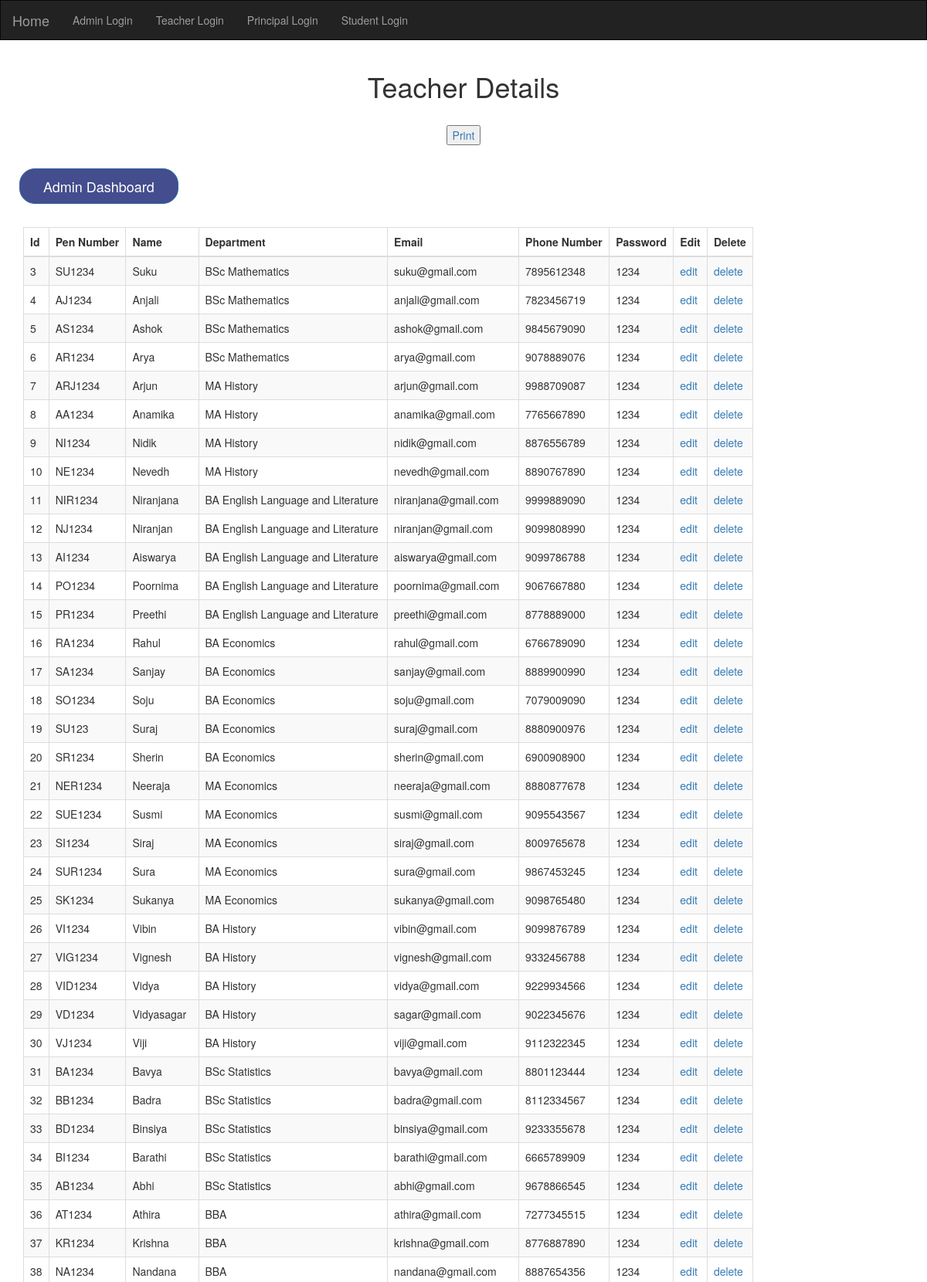
The app's page /viewadmin.php?view_admin=view_admin (signed in, upper part) with its own data.
### tables this page shows
CREATE TABLE `teacher_reg` (
  `id` int(11) NOT NULL,
  `pen_number` varchar(50) NOT NULL,
  `name` varchar(25) NOT NULL,
  `department` varchar(50) NOT NULL,
  `password` varchar(25) NOT NULL,
  `email` varchar(25) NOT NULL,
  `phone` varchar(25) NOT NULL
);

### viewadmin.php (the view, shortened to what this page needs)
<?php
 if(!isset($_SESSION['name'])) {
    header("location: login.php");
    }
 else {
?>
<?php include("header.php"); ?>
<?php
if(isset($_GET['view_admin'])) {
 ?>
<html>
	<head>
			</head>
    <div class="container-fluid">
          <h1 class="h1_index text-center">Teacher Details</h1>
		  <br><center>
  <a href="tch_details_print.php" target="_blank">
<input type="button" class="" value="Print">
</a>
</center>
<br>
		    <a class="a_color" href="admin.php"><button type="button" class="btn btn-primary btn-lg">Admin Dashboard</button></a>
		   <br><br>
        <div class="col-sm-10">
		<table class="table table-striped table-bordered">
   <thead>
      <tr>
        <th>Id</th>
        <th>Pen Number</th>
        <th>Name</th>
		<th>Department</th>
		<th>Email</th>
    <th>Phone Number</th>
    <th>Password</th>
		<th>Edit</th>
		<th>Delete</th>
      </tr>
    </thead>
    <tbody>
<?php
$con = mysqli_connect('localhost','root','','attendance');
$sql="SELECT * FROM `teacher_reg` ";
$record = mysqli_query($con,$sql);
while($post=mysqli_fetch_assoc($record)) {
   ?>
      <tr>
        <td><?php echo $post['id']; ?></td>
        <td><?php echo $post['pen_number']; ?></td>
        <td><?php echo $post['name']; ?></td>
        <td><?php echo $post['department']; ?></td>
		<td><?php echo $post['email']; ?></td>
		<td><?php echo $post['phone']; ?></td>
    <td><?php echo $post['password']; ?></td>
		<td><a href="editadmin.php?edit=<?php echo $post['id']; ?>">edit</a></td>
		<td><a href="deleteadmin.php?delete=<?php echo $post['id']; ?>">delete</a></td>
      </tr>
<?php } ?>
     </tbody>
    </table>
  </div>
</div>
<?php
}
?>
<?php } ?>
<br><br>
</body>
</html>
<?php include("footer.php"); ?>

### assets/main.css (style rules this page uses)
.btn-primary { color: #fff; background-color: #444d8d; }
.btn-lg { padding: 10px 30px; font-size: 18px; line-height: 1.3333333; border-radius: 2rem; margin: 1rem; }
.a_color { color: #fff; }

### records on screen
teacher_reg: id "3", pen_number "SU1234", name "Suku", department "BSc Mathematics", email "suku@gmail.com", phone "7895612348", password "1234"
teacher_reg: id "4", pen_number "AJ1234", name "Anjali", department "BSc Mathematics", email "anjali@gmail.com", phone "7823456719", password "1234"
teacher_reg: id "5", pen_number "AS1234", name "Ashok", department "BSc Mathematics", email "ashok@gmail.com", phone "9845679090", password "1234"
teacher_reg: id "6", pen_number "AR1234", name "Arya", department "BSc Mathematics", email "arya@gmail.com", phone "9078889076", password "1234"
teacher_reg: id "7", pen_number "ARJ1234", name "Arjun", department "MA History", email "arjun@gmail.com", phone "9988709087", password "1234"
teacher_reg: id "8", pen_number "AA1234", name "Anamika", department "MA History", email "anamika@gmail.com", phone "7765667890", password "1234"
teacher_reg: id "9", pen_number "NI1234", name "Nidik", department "MA History", email "nidik@gmail.com", phone "8876556789", password "1234"
teacher_reg: id "10", pen_number "NE1234", name "Nevedh", department "MA History", email "nevedh@gmail.com", phone "8890767890", password "1234"
teacher_reg: id "11", pen_number "NIR1234", name "Niranjana", department "BA English Language and Literature", email "niranjana@gmail.com", phone "9999889090", password "1234"
teacher_reg: id "12", pen_number "NJ1234", name "Niranjan", department "BA English Language and Literature", email "niranjan@gmail.com", phone "9099808990", password "1234"
teacher_reg: id "13", pen_number "AI1234", name "Aiswarya", department "BA English Language and Literature", email "aiswarya@gmail.com", phone "9099786788", password "1234"
teacher_reg: id "14", pen_number "PO1234", name "Poornima", department "BA English Language and Literature", email "poornima@gmail.com", phone "9067667880", password "1234"
teacher_reg: id "15", pen_number "PR1234", name "Preethi", department "BA English Language and Literature", email "preethi@gmail.com", phone "8778889000", password "1234"
teacher_reg: id "16", pen_number "RA1234", name "Rahul", department "BA Economics", email "rahul@gmail.com", phone "6766789090", password "1234"
teacher_reg: id "17", pen_number "SA1234", name "Sanjay", department "BA Economics", email "sanjay@gmail.com", phone "8889900990", password "1234"
teacher_reg: id "18", pen_number "SO1234", name "Soju", department "BA Economics", email "soju@gmail.com", phone "7079009090", password "1234"
teacher_reg: id "19", pen_number "SU123", name "Suraj", department "BA Economics", email "suraj@gmail.com", phone "8880900976", password "1234"
teacher_reg: id "20", pen_number "SR1234", name "Sherin", department "BA Economics", email "sherin@gmail.com", phone "6900908900", password "1234"
teacher_reg: id "21", pen_number "NER1234", name "Neeraja", department "MA Economics", email "neeraja@gmail.com", phone "8880877678", password "1234"
teacher_reg: id "22", pen_number "SUE1234", name "Susmi", department "MA Economics", email "susmi@gmail.com", phone "9095543567", password "1234"
teacher_reg: id "23", pen_number "SI1234", name "Siraj", department "MA Economics", email "siraj@gmail.com", phone "8009765678", password "1234"
teacher_reg: id "24", pen_number "SUR1234", name "Sura", department "MA Economics", email "sura@gmail.com", phone "9867453245", password "1234"
teacher_reg: id "25", pen_number "SK1234", name "Sukanya", department "MA Economics", email "sukanya@gmail.com", phone "9098765480", password "1234"
teacher_reg: id "26", pen_number "VI1234", name "Vibin", department "BA History", email "vibin@gmail.com", phone "9099876789", password "1234"
teacher_reg: id "27", pen_number "VIG1234", name "Vignesh", department "BA History", email "vignesh@gmail.com", phone "9332456788", password "1234"
teacher_reg: id "28", pen_number "VID1234", name "Vidya", department "BA History", email "vidya@gmail.com", phone "9229934566", password "1234"
teacher_reg: id "29", pen_number "VD1234", name "Vidyasagar", department "BA History", email "sagar@gmail.com", phone "9022345676", password "1234"
teacher_reg: id "30", pen_number "VJ1234", name "Viji", department "BA History", email "viji@gmail.com", phone "9112322345", password "1234"
teacher_reg: id "31", pen_number "BA1234", name "Bavya", department "BSc Statistics", email "bavya@gmail.com", phone "8801123444", password "1234"
teacher_reg: id "32", pen_number "BB1234", name "Badra", department "BSc Statistics", email "badra@gmail.com", phone "8112334567", password "1234"
teacher_reg: id "33", pen_number "BD1234", name "Binsiya", department "BSc Statistics", email "binsiya@gmail.com", phone "9233355678", password "1234"
teacher_reg: id "34", pen_number "BI1234", name "Barathi", department "BSc Statistics", email "barathi@gmail.com", phone "6665789909", password "1234"
teacher_reg: id "35", pen_number "AB1234", name "Abhi", department "BSc Statistics", email "abhi@gmail.com", phone "9678866545", password "1234"
teacher_reg: id "36", pen_number "AT1234", name "Athira", department "BBA", email "athira@gmail.com", phone "7277345515", password "1234"
teacher_reg: id "37", pen_number "KR1234", name "Krishna", department "BBA", email "krishna@gmail.com", phone "8776887890", password "1234"
teacher_reg: id "38", pen_number "NA1234", name "Nandana", department "BBA", email "nandana@gmail.com", phone "8887654356", password "1234"
